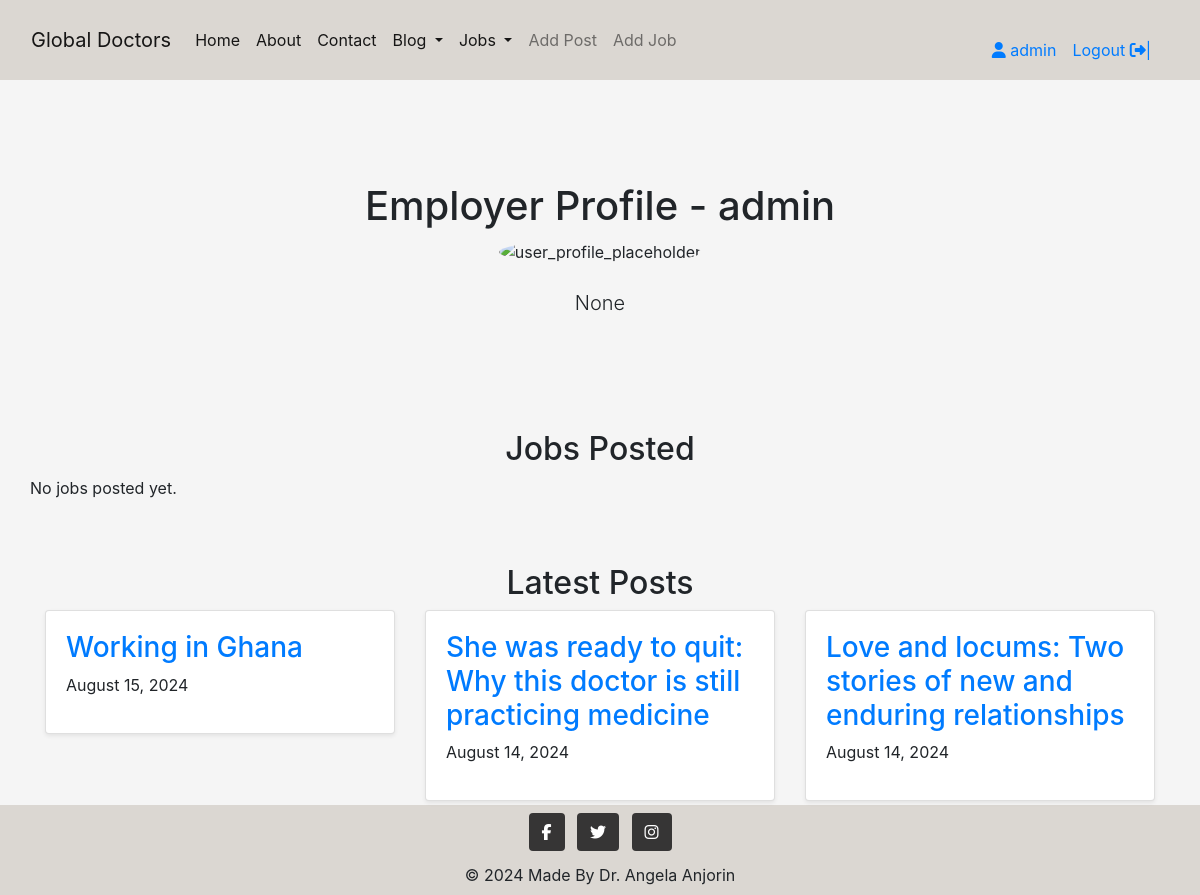
The page /profile/employer/ (signed in) on the database its author committed.
### profile/models.py (models this page shows, shortened)
class CustomUser(AbstractUser):
    groups = models.ManyToManyField(
        Group,
        related_name='customuser_set', blank=True,
    )
    user_permissions = models.ManyToManyField(
        Permission,
        related_name= 'customuser_set', blank=True,
    )
    pass

class Profile(models.Model):
    USER_TYPE_CHOICES = (
        ('regular', 'Regular User'),
        ('employer', 'Employer'),
    )
    user = models.OneToOneField(settings.AUTH_USER_MODEL, on_delete=models.CASCADE)
    user_type = models.CharField(max_length=20, choices=USER_TYPE_CHOICES, default='regular')
    profile_image = CloudinaryField('image', default='placeholder', blank=True)
    display_name = models.CharField(max_length=30, blank=True, null=True)
    bio = models.TextField(null=True, blank=True)

### blog/models.py (models this page shows, shortened)
class Post(models.Model):
    title = models.CharField(max_length=200, unique=True)
    category = models.ForeignKey(Category, on_delete=models.PROTECT, default=4)
    slug = models.SlugField(max_length=200, unique=True)
    author = models.ForeignKey(
    CustomUser, on_delete=models.CASCADE, related_name="blog_posts")
    featured_image = CloudinaryField('image', default='placeholder')
    content = models.TextField()
    created_on = models.DateTimeField(auto_now_add=True)
    status = models.IntegerField(choices=STATUS, default=0)
    updated_on = models.DateTimeField(auto_now=True)
    likes = models.ManyToManyField(
        CustomUser, related_name='post_like', blank=True)
    class Meta:
        ordering = ["-created_on"]

### profile/views.py (the view)
# urls.py: path('employer/', employer_profile, name='employer_profile'),
@login_required
def employer_profile(request):
    profile = get_object_or_404(Profile, user=request.user)
    posts = Post.objects.filter(author=request.user).order_by('-created_on')
    jobs = Job.objects.filter(author=request.user)
    context = {
        'profile':profile,
        'posts': posts,
        'jobs':jobs,
    }
    return render(request, 'profile/employer_profile.html', context)

### blog/views.py (called while the page is built)
def category_list(request):
    category_list = Category.objects.exclude(name='other')
    context = {
        "category_list": category_list,
    }
    return context

### jobs/views.py (called while the page is built)
def speciality_list(request):
    speciality_list = Speciality.objects.exclude(name='other')
    context = {
        'speciality_list': speciality_list
    }
    return context

### profile/templates/profile/employer_profile.html (shortened to what this page needs)
{% extends 'base.html' %}
{% load static %}
{% load crispy_forms_tags %}
{% block content %}
<section class="py-5 text-center container">
    <div class="row py-lg-5">
        <div class="col-lg-6 col-md-8 mx-auto">
            <h1 class="fw-light">Employer Profile - {{ profile.user.username }}</h1>
            <div class="mb-4">
                {% if profile.image.url %}
                <img class="profile-img rounded-circle" src="{{ profile.image.url }}" alt="{{ profile.user.username }}'s profile image">
                {% else %}
                <img class="profile-img rounded-circle" style="width: 100px;" src="{% static 'images/user_profile_placeholder.jpg' %}" alt="user_profile_placeholder">
                {% endif %}
            </div>
            <p class="lead text-body-secondary">{{ profile.bio }}</p>
        </div>
    </div>
</section>
<div class="container">
    <h2 class="text-center">Jobs Posted</h2>
    <div class="row row-cols-1 row-cols-sm-2 row-cols-md-3 g-3">
        {% for job in jobs_posted %}
        <div class="col">
            <div class="card shadow-sm">
                <div class="card-body">
                    <a href="{% url 'job_detail' job.slug %}">
                        <h3>{{ job.title }}</h3>
                    </a>
                    <p>{{ job.created_on|date:"F d, Y" }}</p>
                </div>
            </div>
        </div>
        {% empty %}
        <p>No jobs posted yet.</p>
        {% endfor %}
    </div>
    <h2 class="text-center mt-5">Latest Posts</h2>
    <div class="row row-cols-1 row-cols-sm-2 row-cols-md-3 g-3">
        {% for post in posts %}
        <div class="col">
            <div class="card shadow-sm">
                <div class="card-body">
                    <a href="{% url 'post_detail' post.slug %}">
                        <h3>{{ post.title }}</h3>
                    </a>
                    <p>{{ post.created_on|date:"F d, Y" }}</p>
                </div>
            </div>
        </div>
        {% empty %}
        <p>No posts available.</p>
        {% endfor %}
    </div>
</div>
{% endblock %}

### templates/base.html (shortened to what this page needs)
{% load static %}
{% url 'home' as home_url %}
{% url 'about' as about_url %}
{% url 'profile' as profile_url %}
{% url 'account_login' as login_url %}
{% url 'account_signup' as signup_url %}
{% url 'account_logout' as logout_url %}
<!DOCTYPE html>
<html lang="en">
<head>
    <link rel="stylesheet" href="https://cdn.jsdelivr.net/npm/bootstrap@4.3.1/dist/css/bootstrap.min.css"
>
    <link rel="stylesheet" href="{% static 'css/style.css' %}">
</head>
<body class="d-flex flex-column min-vh-100" style="padding-top: 70px;">
    {% load static %}
   <nav class="navbar navbar-expand-md navbar-light fixed-top mb-auto" style="background-color: #dbd7d2;">
       <div class="container-fluid">
           <a class="navbar-brand" href="{% url 'home' %}">Global Doctors</a>
           <div class="collapse navbar-collapse" id="navbarSupportedContent">
               <ul class="navbar-nav me-auto mb-2 mb-lg-0">
                   <li class="nav-item">
                       <a class="nav-link active" aria-current="page" href="/" aria-label="Go to the home page">Home</a>
                   </li>
                   <li>
                       <a class="nav-link active" aria-current="page" href="/about" aria-label="Go to the about page">About</a>
                   </li>
                   <li class="nav-item">
                       <a class="nav-link active" href="/contact" aria-label="Go to the contact page">Contact</a>
                   </li>
                   <li class="nav-item dropdown light">
                    <a class="nav-link dropdown-toggle active" href="#" id="navbarDropdownMenuLink" role="button"
                        data-bs-toggle="dropdown" aria-expanded="false">
                        Blog
                    </a>
                </li>
                    <li class="nav-item dropdown light">
                        <a class="nav-link dropdown-toggle active" href="#" id="navbarDropdownMenuLink" role="button"
                            data-bs-toggle="dropdown" aria-expanded="false">
                            Jobs
                        </a>
                    </li>
                        {% if user.is_authenticated %}
                    <li class="nav-item">
                        <a class="nav-link" href="{% url 'add_post' %}">Add Post</a>
                    </li>
                    <li class="nav-item">
                        <a class="nav-link" href="{% url 'add_job' %}">Add Job</a>
                    </li>
                {% endif %}
               </ul>
               {% if user.is_authenticated %}
               <ul class="d-flex login-box ml-auto">
                   <li class="nav-item">
                        {% if request.user.profile.user_type == 'employer' %}
                            <a class="nav-link active" href="{% url 'employer_profile' %}">
                                <i class="fa fa-user" aria-hidden="true"></i> {{ user.username | slice:":10" }}
                            </a>
                        {% else %}
                            <a class="nav-link active" href="{% url 'regular_profile' user.profile.pk %}">
                                <i class="fa fa-user" aria-hidden="true"></i> {{ user.username | slice:":10" }}
                            </a>
                        {% endif %}
                   </li>
                   <li class="nav-item">
                       <a class="nav-link active" href="{% url 'account_logout' %}" aria-label="Go to the logout page"> Logout <i class="fa fa-sign-out" aria-hidden="true"></i>|</a>
                   </li>
               </ul>
               {% endif %}
           </div>
       </div>
   </nav>
    <main class="flex-shrink-0 main-bg mb-auto mt-3">
      {% block content %}{% endblock content %}
    </main>
    <footer class="bg-body-tertiary text-center mt-auto" style="background-color: transparent;">
      <div class="container-fluid p-1 mt-1" style="background-color: #dbd7d2;">
        <div class="mb-1">
          <a class="btn text-white btn-floating m-1" style="background-color: #363535;" href="https://facebook.com" target="_blank" role="button"><i class="fab fa-facebook-f"></i></a>
          <a class="btn text-white btn-floating m-1" style="background-color: #363535;" href="https://twitter.com" target="_blank" role="button"><i class="fab fa-twitter"></i></a>
          <a class="btn text-white btn-floating m-1" style="background-color: #363535;" href="https://instagram.com" target="_blank" role="button"><i class="fab fa-instagram"></i></a>
        </div>
        <div class="text-center p-1">
        © 2024 Made By  Dr. Angela Anjorin
        </div>
      </div>
    </footer>
</body>
</html>

### static/css/style.css (style rules this page uses)
body { background-color: whitesmoke; }
.light { background-color: #dbd7d2; }
ul { list-style: none; }
img { width: 100%; }
.navbar { width: 100%; height: 80px; background-color: #fff; z-index: 1500; position: fixed; }
.login-box { margin-right: 10px; margin-top: 35px; }
.login-box .nav-link { padding: 0.5rem 0.5rem; }
.text-center { text-align: center; }

### rows shown on the page
CustomUser: username "admin"
Profile: user.username "admin", bio "None"
Post: title "Working in Ghana", created_on "August 15, 2024"
Post: title "She was ready to quit: Why this doctor is still practicing medicine", created_on "August 14, 2024"
Post: title "Love and locums: Two stories of new and enduring relationships", created_on "August 14, 2024"
